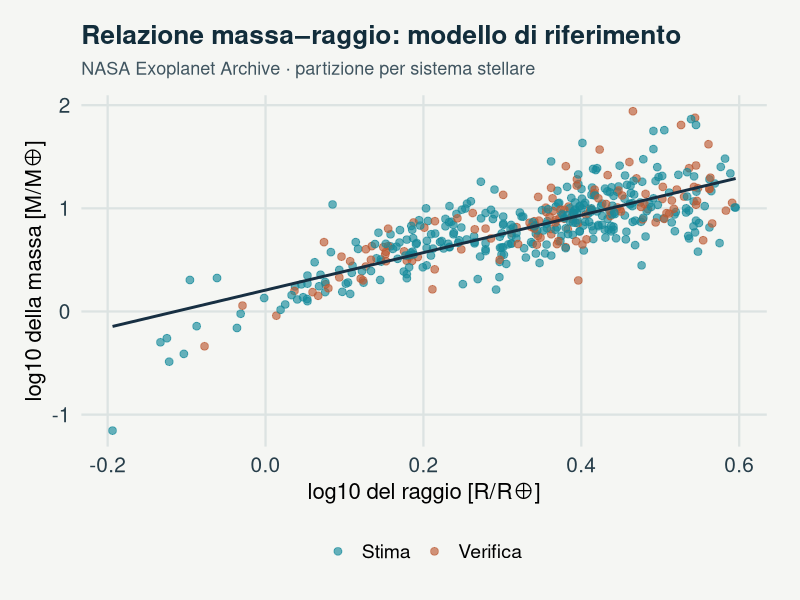
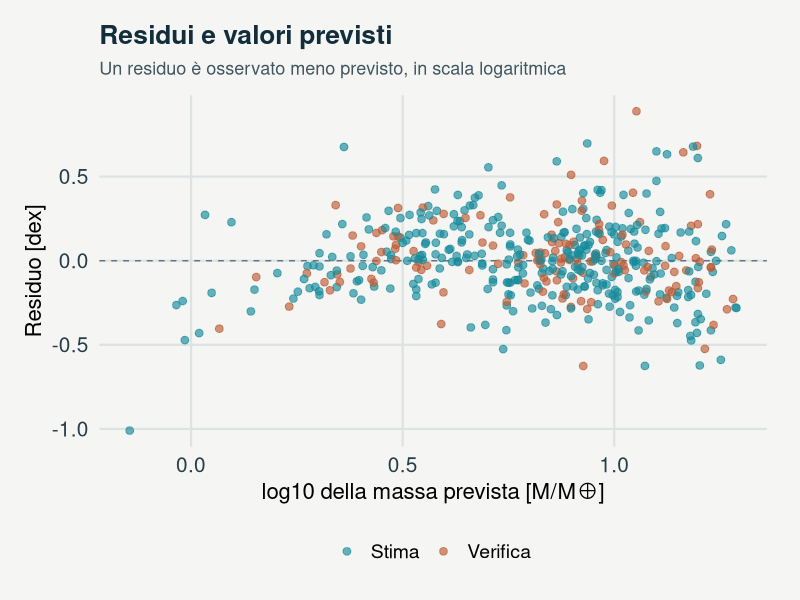
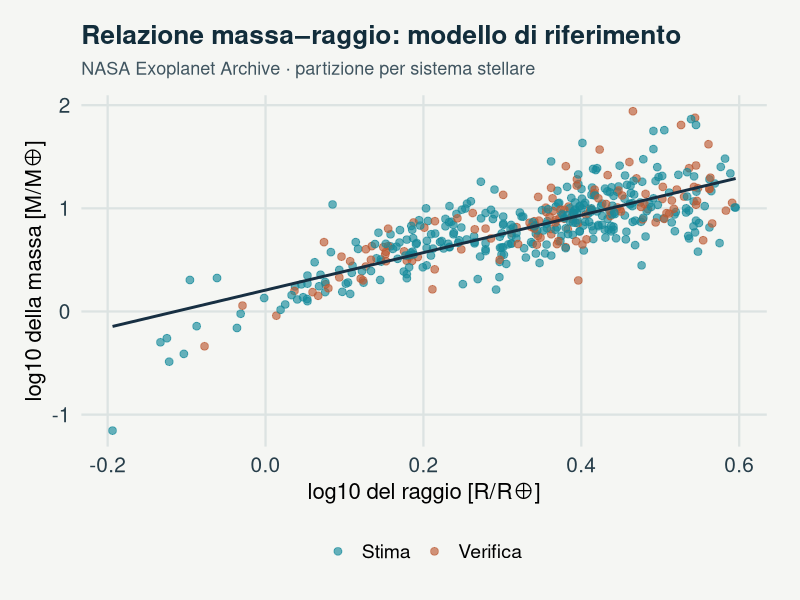
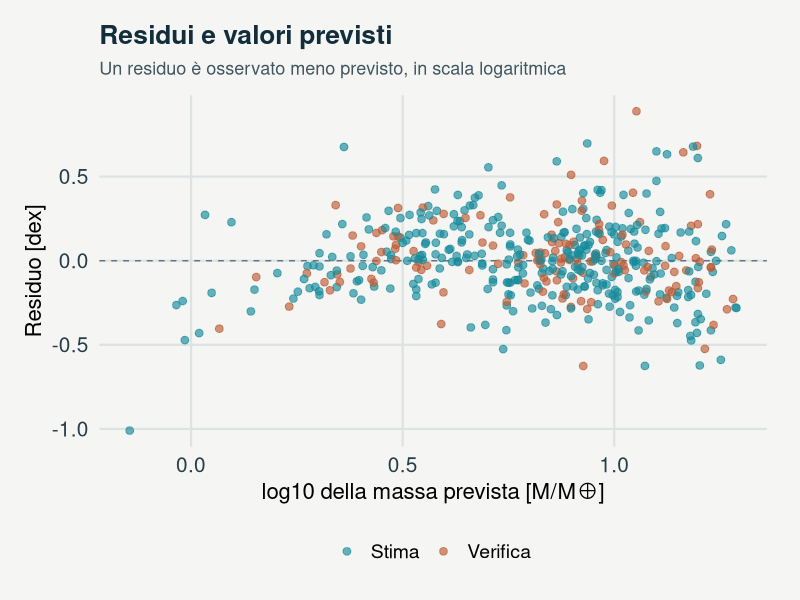

The R script that drew these images, in order:
# GeoStat Lab · Massa e raggio: un modello da mettere alla prova
# Dati osservati: consultare provenance.json.
# Estrarre il pacchetto; impostare questa cartella come directory di lavoro.
# install.packages("ggplot2")

# GeoStat Lab — funzioni comuni. R >= 4.3; ggplot2 >= 3.4; jsonlite.
suppressPackageStartupMessages(library(ggplot2))
col_geo <- c('#168B9C','#BC5B35','#7054A4','#A17B19','#227864','#64748B')
theme_set(theme_minimal(base_size=17, base_family='sans') + theme(
  plot.background=element_rect(fill='#F5F6F3',colour=NA),
  panel.background=element_rect(fill='#F5F6F3',colour=NA),
  panel.grid.minor=element_blank(),panel.grid.major=element_line(colour='#DCE3E2'),
  plot.title=element_text(size=19,face='bold',colour='#122D3B'),
  plot.subtitle=element_text(size=13,colour='#405560',margin=margin(b=12)),
  axis.text=element_text(size=15,colour='#273E4A'),axis.title=element_text(size=16),
  legend.position='bottom',legend.title=element_blank(),legend.text=element_text(size=14),
  strip.text=element_text(size=15,face='bold'),plot.margin=margin(18,24,18,18)))
metric <- function(...) data.frame(grandezza=names(c(...)),valore=as.character(c(...)),check.names=FALSE)
f <- function(x,d=3) {out<-formatC(x,digits=d,format='fg');out[!is.finite(x)]<-'Non definito';out}
line_plot <- function(d,x='x',y='y',title='',xl=x,yl=y,group=NULL) {
 p<-ggplot(d,aes(x=.data[[x]],y=.data[[y]]))
 if(is.null(group)) p<-p+geom_line(colour=col_geo[1],linewidth=1.05) else p<-p+aes(colour=.data[[group]],group=.data[[group]])+geom_line(linewidth=1)+scale_colour_manual(values=col_geo)
 p+labs(title=title,x=xl,y=yl)
}
point_plot <- function(d,x='x',y='y',title='',xl=x,yl=y,group=NULL) {
 p<-ggplot(d,aes(x=.data[[x]],y=.data[[y]]))
 if(is.null(group))p<-p+geom_point(colour=col_geo[1],size=2.5,alpha=.8) else p<-p+aes(colour=.data[[group]])+geom_point(size=2.7,alpha=.85)+scale_colour_manual(values=col_geo)
 p+labs(title=title,x=xl,y=yl)
}
hist_plot<-function(x,title='',xl='Valore',bins=20)ggplot(data.frame(x=x),aes(x))+geom_histogram(bins=bins,fill=col_geo[1],colour='#F5F6F3')+labs(title=title,x=xl,y='Frequenza')
bar_plot<-function(d,x='gruppo',y='valore',title='',yl='Valore')ggplot(d,aes(x=.data[[x]],y=.data[[y]],fill=.data[[x]]))+geom_col(width=.65)+scale_fill_manual(values=rep(col_geo,length.out=length(unique(d[[x]])) ))+guides(fill='none')+labs(title=title,x=NULL,y=yl)
map_plot<-function(d,z='z',title='',xl='Est [km]',yl='Nord [km]')ggplot(d,aes(x,y,fill=.data[[z]]))+geom_raster()+coord_equal()+scale_fill_gradientn(colours=c('#153F56','#298C9C','#B8CDB2','#F1D889','#AD542F'))+labs(title=title,x=xl,y=yl)
acf_data<-function(x,lag=20){a<-acf(x,lag.max=min(lag,length(x)-1),plot=FALSE);data.frame(x=as.vector(a$lag)[-1],y=as.vector(a$acf)[-1])}
# AR(1), distribuzione marginale stazionaria N(0, 1).
ar_series<-function(n,rho){x<-numeric(n);x[1]<-rnorm(1);for(i in 2:n)x[i]<-rho*x[i-1]+sqrt(1-rho^2)*rnorm(1);x}
# Distanze euclidee in unità metriche già dichiarate; nessuna conversione implicita di CRS.
dist_cross<-function(a,b)sqrt(outer(a[,1],b[,1],'-')^2+outer(a[,2],b[,2],'-')^2)
# Predittore IDW: i punti coincidenti ricevono esattamente il valore osservato.
idw<-function(xy,z,new,power=2){dd<-dist_cross(new,xy);apply(dd,1,function(d)if(any(d<1e-10))mean(z[d<1e-10])else weighted.mean(z,d^(-power)))}
# CART didattico binario: divisioni assiali che minimizzano l'impurità di Gini.
cart_fit<-function(x,y,depth=2,minleaf=4){
 node<-list(p=mean(y),n=length(y));if(depth<1||length(unique(y))<2||length(y)<2*minleaf)return(node)
 best<-Inf
 for(j in seq_len(ncol(x))){v<-sort(unique(x[,j])); if(length(v)<2)next
  for(cut in (head(v,-1)+tail(v,-1))/2){left<-x[,j]<=cut;nl<-sum(left);nr<-sum(!left);if(min(nl,nr)<minleaf)next
   score<-nl*mean(y[left])*(1-mean(y[left]))+nr*mean(y[!left])*(1-mean(y[!left]))
   if(score<best){best<-score;node$j<-j;node$cut<-cut;split<-left}
  }
 }
 if(is.finite(best)){node$left<-cart_fit(x[split,,drop=FALSE],y[split],depth-1,minleaf);node$right<-cart_fit(x[!split,,drop=FALSE],y[!split],depth-1,minleaf)};node
}
cart_predict<-function(tree,x)apply(x,1,function(row){t<-tree;while(!is.null(t$j))t<-if(row[t$j]<=t$cut)t$left else t$right;t$p})

p <- list(
  # Errore relativo massimo ammesso
  max_relative_error = 0.5,
  # Raggio massimo [R⊕]
  max_radius = 4,
  # Quota dei sistemi per la stima
  train_fraction = 0.7,
  # Seme riproducibile: Determina quali sistemi stellari entrano nell’insieme di stima; cambia il seme per valutare la sensibilità alla partizione.
  seed = 2026
)
# Rende ripetibile la sequenza pseudocasuale.
set.seed(p$seed)

# Legge la copia locale documentata, senza interrogare servizi esterni.
observations <- read.csv("data.csv", stringsAsFactors=FALSE, check.names=FALSE)

# Richiede entrambi gli errori asimmetrici: i mancanti non vengono sostituiti con zero.
mass_err <- pmax(abs(observations$pl_bmasseerr1), abs(observations$pl_bmasseerr2)) / observations$pl_bmasse
radius_err <- pmax(abs(observations$pl_radeerr1), abs(observations$pl_radeerr2)) / observations$pl_rade
keep <- is.finite(mass_err) & is.finite(radius_err) &
  mass_err > 0 & radius_err > 0 &
  mass_err <= p$max_relative_error & radius_err <= p$max_relative_error &
  observations$pl_rade >= 0.5 & observations$pl_rade <= p$max_radius
keep[is.na(keep)] <- FALSE
data <- observations[keep, , drop = FALSE]
stopifnot(nrow(data) >= 20)

# Divide per stella: tutti i pianeti dello stesso sistema rimangono nello stesso insieme.
# L’ordine dei nomi è fissato byte per byte, indipendentemente dalla lingua del sistema.
hosts <- sort(unique(data$hostname), method="radix")
stopifnot(length(hosts) >= 10)
train_hosts <- sample(hosts, size = floor(length(hosts) * p$train_fraction))
data$insieme <- ifelse(data$hostname %in% train_hosts, "Stima", "Verifica")
data$log_radius <- log10(data$pl_rade)
data$log_mass <- log10(data$pl_bmasse)
train <- data[data$insieme == "Stima", , drop = FALSE]
test <- data[data$insieme == "Verifica", , drop = FALSE]

# Stima il modello soltanto sui sistemi assegnati all’insieme di addestramento.
fit <- lm(log_mass ~ log_radius, data = train)
data$predicted_log_mass <- as.numeric(predict(fit, newdata = data))
data$residuo_log <- data$log_mass - data$predicted_log_mass
test_prediction <- as.numeric(predict(fit, newdata = test))
rmse <- sqrt(mean((test$log_mass - test_prediction)^2))
baseline_rmse <- sqrt(mean((test$log_mass - mean(train$log_mass))^2))
metrics <- metric(
  "Pianeti dopo i filtri" = nrow(data),
  "Sistemi di stima" = length(train_hosts),
  "Sistemi di verifica" = length(hosts) - length(train_hosts),
  "Pendenza beta" = f(unname(coef(fit)[2])),
  "RMSE verifica [dex]" = f(rmse),
  "RMSE previsione costante [dex]" = f(baseline_rmse)
)

# Disegna il modello di stima sull’intervallo osservato; i punti di verifica restano distinguibili.
grid <- data.frame(log_radius = seq(min(data$log_radius), max(data$log_radius), length.out = 100))
grid$log_mass <- as.numeric(predict(fit, newdata = grid))
g1 <- ggplot(data, aes(x = log_radius, y = log_mass, colour = insieme)) +
  geom_point(size = 2.3, alpha = 0.65) +
  geom_line(data = grid, aes(x = log_radius, y = log_mass), inherit.aes = FALSE,
            colour = "#172F42", linewidth = 1) +
  scale_colour_manual(values = c("Stima" = col_geo[1], "Verifica" = col_geo[2])) +
  labs(title = "Relazione massa–raggio: modello di riferimento",
       subtitle = "NASA Exoplanet Archive · partizione per sistema stellare",
       x = "log10 del raggio [R/R⊕]", y = "log10 della massa [M/M⊕]")

# La struttura dei residui suggerisce quali aspetti il modello lineare non descrive.
g2 <- ggplot(data, aes(x = predicted_log_mass, y = residuo_log, colour = insieme)) +
  geom_hline(yintercept = 0, colour = "#64748B", linetype = 2) +
  geom_point(size = 2.3, alpha = 0.65) +
  scale_colour_manual(values = c("Stima" = col_geo[1], "Verifica" = col_geo[2])) +
  labs(title = "Residui e valori previsti", subtitle = "Un residuo è osservato meno previsto, in scala logaritmica",
       x = "log10 della massa prevista [M/M⊕]", y = "Residuo [dex]")
plots <- list(g1, g2)

print(metrics, row.names=FALSE)
for (i in seq_along(plots)) {
  print(plots[[i]])
  ggsave(paste0("figura_",i,".pdf"),plots[[i]],width=9,height=5.5)
}
write.csv(data,"risultati.csv",row.names=FALSE)
